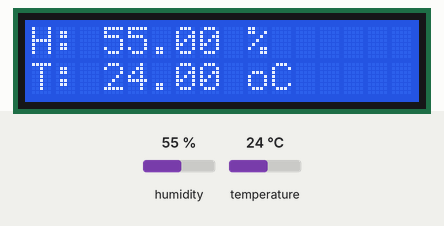
Simulated run of this sketch. Board: Arduino Uno, built with avr-gcc and run on an emulated ATmega328P. Parts: 16×2 character LCD. Inputs (shaded band) come from the test bench; at power-on: humidity 55 %, temperature 24 °C. What the sketch prints to the serial monitor is not drawn.

Above: at 1.3 s.
1.4 s: humidity set to 22 %
At 3.6 s:
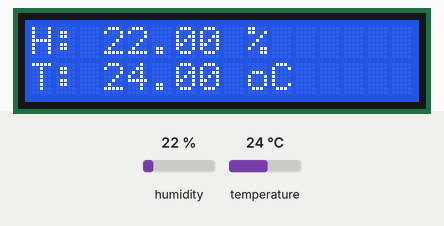
4.2 s: temperature set to 12 °C
At 5.1 s:
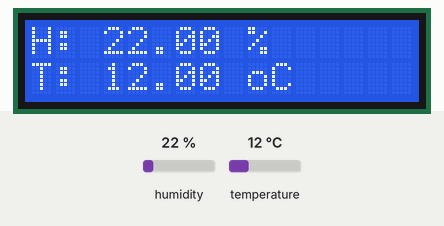
7.0 s: humidity set to 40 %
At 9.5 s:
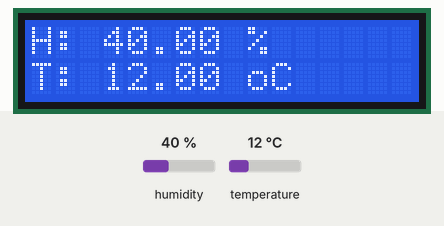
9.9 s: temperature set to 19 °C
At 11.0 s:
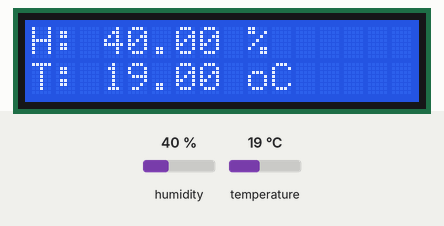
Timing chart, 0 to 12.9 s (numbered marks = the images above; inputs shaded):
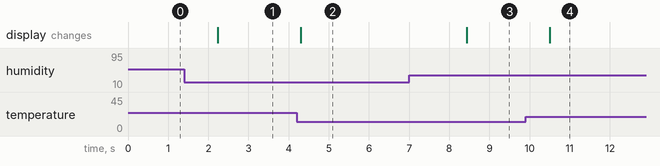

Measured:
- after the input at 1.4 s, the display: changes after 0.84 s (image 1)
- after the input at 4.2 s, the display: changes after 0.11 s (image 2)
- after the input at 7.0 s, the display: changes after 1.4 s (image 3)
- after the input at 9.9 s, the display: changes after 0.61 s (image 4)

The sketch:

dht-sample.ino
```cpp
#include "DHT.h"
#include <LiquidCrystal_I2C.h>
LiquidCrystal_I2C lcd(0x3F, 16, 2); // set the LCD address to 0x27 for a 16 chars and 2 line display

#define DHTPIN 7 // what pin we're connected to

// Uncomment whatever type you're using!
#define DHTTYPE DHT11 // DHT 11
//#define DHTTYPE DHT22   // DHT 22  (AM2302)
//#define DHTTYPE DHT21   // DHT 21 (AM2301)

// Connect pin 1 (on the left) of the sensor to +5V
// Connect pin 2 of the sensor to whatever your DHTPIN is
// Connect pin 4 (on the right) of the sensor to GROUND
// Connect a 10K resistor from pin 2 (data) to pin 1 (power) of the sensor

DHT dht(DHTPIN, DHTTYPE);

void setup()
{
  Serial.begin(9600);
  Serial.println("DHTxx test!");

  dht.begin();

  // LCD
  // put your setup code here, to run once:
  lcd.init(); // initialize the lcd
  // Print a message to the LCD.
  lcd.begin(16, 2);
  lcd.backlight();
  // lcd.print("Xin chao YUMI");
  // lcd.setCursor(0, 1);
  // lcd.print("Xin chao JERRY");
}

void loop()
{
  // Reading temperature or humidity takes about 250 milliseconds!
  // Sensor readings may also be up to 2 seconds 'old' (its a very slow sensor)
  float h = dht.readHumidity();
  float t = dht.readTemperature();

  // check if returns are valid, if they are NaN (not a number) then something went wrong!
  if (isnan(t) || isnan(h))
  {
    Serial.println("Failed to read from DHT");
  }
  else
  {
    // Serial.print("Humidity: ");
    // Serial.print(h);
    // Serial.print(" %\t");
    // Serial.print("Temperature: ");
    // Serial.print(t);
    // Serial.println(" *C");

    // Do am
    lcd.setCursor(0, 0);
    lcd.print("H:");
    lcd.setCursor(3, 0);
    lcd.print(h);
    lcd.setCursor(9, 0);
    lcd.print("%");
    // Nhiet do
    lcd.setCursor(0, 1);
    lcd.print("T:");
    lcd.setCursor(3, 1);
    lcd.print(t);
    lcd.setCursor(9, 1);
    lcd.print("oC");

    delay(1000);
  }
}
```
